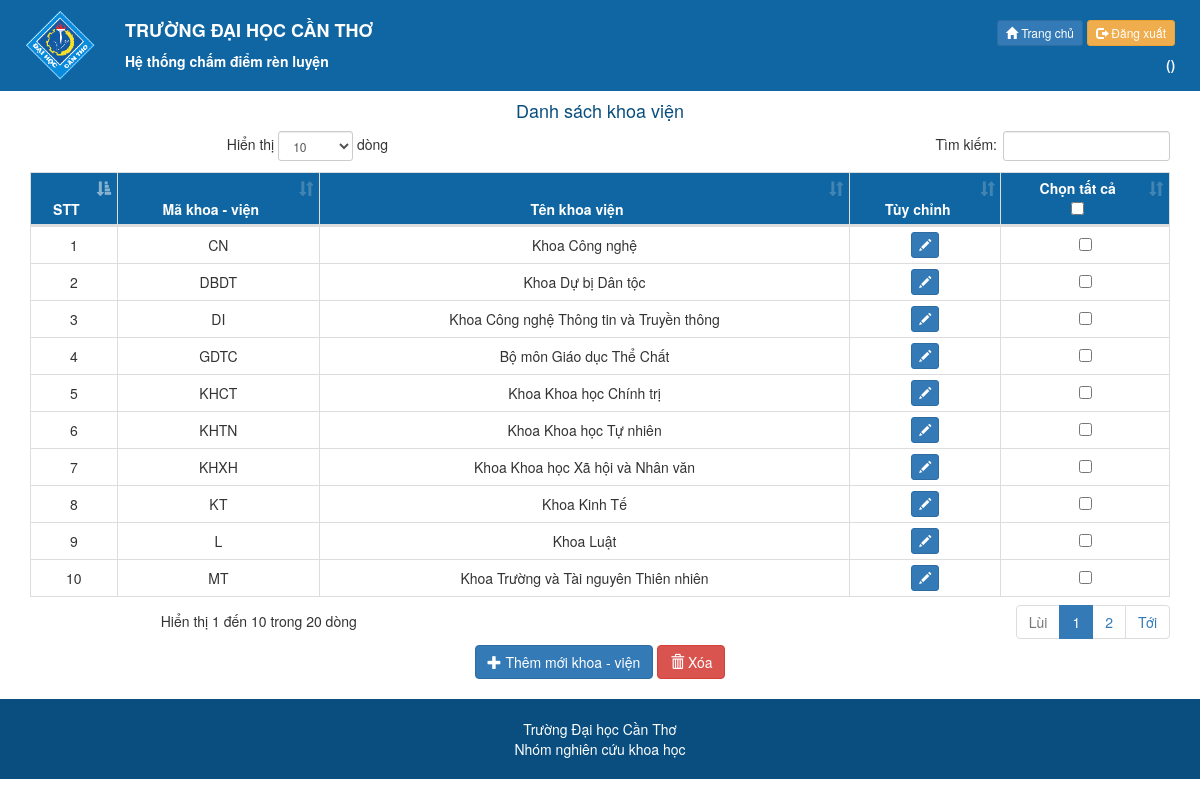
/view/academy.manage.php, run on the app's committed database.
### tables this page shows
CREATE TABLE IF NOT EXISTS `Academy` (
  `idAcademy` VARCHAR(10) NOT NULL,
  `academyName` VARCHAR(256) NULL,
  PRIMARY KEY (`idAcademy`));

### model/AcademyMod.php (called while the page is built, shortened)
<?php
class AcademyMod {
	private $conn;
	function __construct() {
		$this->conn = new ConnectToSQL();
	}
	public function getAcademy() {
		$list = array();
		$sql = "SELECT * FROM Academy";
		$this->conn->Connect();
		$result = $this->conn->conn->query($sql);
		if ($result->num_rows > 0) {
			$k = 0;
			while ($row = $result->fetch_assoc()) {
				$academy = new AcademyObj;
				$academy->setIdAcademy($row["idAcademy"]);
				$academy->setAcademyName($row["academyName"]);
				$list[$k] = $academy;
				$k++;
			}
		} else {
		}
		$this->conn->Stop();
		return $list;
	}
}
?>

### model/ConnectToSQL.php (called while the page is built, shortened)
<?php
Class ConnectToSQL
{
    public function Connect()
    {
        $this->conn = new mysqli('localhost', 'root','', 'managementscore');
    }
}
?>

### model/AcademyObj.php (called while the page is built, shortened)
<?php
class AcademyObj
{
    private $idAcademy;
    private $academyName;
    public function setIdAcademy($idAcademy)
    {
        $this->idAcademy = $idAcademy;
    }
    public function getIdAcademy()
    {
        return $this->idAcademy;
    }
    public function setAcademyName($academyName)
    {
        $this->academyName = $academyName;
    }
    public function getAcademyName()
    {
        return $this->academyName;
    }
}
?>

### controller/academy/academy.table.php (the view, shortened to what this page needs)
<form action="academy.manage.php" method="post" id="manageForm">
<table class="table table-bordered table-condensed" id="table-manage-academy">
    <thead>
    <tr>
        <th>STT</th>
        <th>Mã khoa - viện</th>
        <th>Tên khoa viện</th>
        <th>Tùy chỉnh</th>
        <th>Chọn tất cả <br /><input type="checkbox" onClick="toggle(this)"></th>
    </tr>
    </thead>
    <tbody class="text-center align-self-center">
    <?php
    $arrayAcademy = $academyMod->getAcademy();
    $i=0;
    foreach ($arrayAcademy as $key=>$value){
        echo '<tr>
        <td>'.++$i.'</td>
        <td>
            '.$value->getIdAcademy().'
        </td>
        <td>
            '.$value->getAcademyName().'
        </td>
        <td>
            <a href="?idAcademy='.$value->getIdAcademy().'" class="btn btn-primary btn-sm"><span class="glyphicon glyphicon-pencil"></span></a>
        </td>
        <td><input type="checkbox" name="xoa[]" id="'.$value->getIdAcademy().'" value="'.$value->getIdAcademy().'"/>
         </td>
    </tr>';
    }
    ?>
    </tbody>
</table>
</form>

### controller/header.php (shortened to what this page needs)
<!DOCTYPE html>
<html lang="en">
<head>
    <link rel="stylesheet" href="../public/bootstrap/css/bootstrap.min.css">
    <link rel="stylesheet" type="text/css" href="../public/style/dataTables.bootstrap.min.css">
    <link rel="stylesheet" href="../public/style/style.css">
</head>
<body>
<div class="banner container-fluid">
    <div class="col-sm-2 logo">
        <img src="../public/img/logo.gif" width="70" alt="">
    </div>
    <div class="banner-title col-sm-8">
        <h4><strong>TRƯỜNG ĐẠI HỌC CẦN THƠ</strong></h4>
        <p><strong>Hệ thống chấm điểm rèn luyện</strong></p>
    </div>
    <div class="banner-action col-sm-2 text-right">
        <a href="main.php" class="btn btn-primary btn-sm">
            <span class="glyphicon glyphicon-home"></span> Trang chủ</a>
        <a href="../controller/account/account.logout.php" class="btn btn-warning btn-sm">
            <span class="glyphicon glyphicon-log-out"></span> Đăng xuất</a>
        <p id="accountInfo"><?php echo getLoggedAccountName() . " (" . getLoggedAccountId() . ")"; ?></p>
    </div>
</div>

### view/academy.manage.php (shortened to what this page needs)
<?php
    require_once "../controller/header.php";
    $academyMod = new AcademyMod();
?>
    <div class="container main-academy-container">
        <div class="academy-action-list text-center">
            <h4>Danh sách khoa viện</h4>
            <?php
                require_once "../controller/academy/academy.content.php";
            ?>
        </div>
    </div>
<?php
	require_once "../controller/footer.php";
?>

### controller/academy/academy.content.php (shortened to what this page needs)
<div class="">
    <?php
    require "../controller/academy/academy.table.php";
    ?>
    <form action="" class="form-inline">
        <a class="btn btn-primary col align-self-center " data-toggle="modal" data-target="#addAcademy">
            <span class="glyphicon glyphicon-plus"></span> Thêm mới khoa - viện
        </a>
        <a class="btn btn-danger col align-self-center " data-toggle="modal" data-target="#deleteAcademy">
            <span class="glyphicon glyphicon-trash"></span> Xóa
        </a>
    </form>
</div>

### controller/footer.php (shortened to what this page needs)
<br />
<footer class="footer text-center">
    Trường Đại học Cần Thơ <br> Nhóm nghiên cứu khoa học
</footer>
</body>
</html>

### public/style/style.css (style rules this page uses)
.banner { color: #ffffff; background-color: #1066A2; padding: 10px; }
.banner .logo { width: 100px; }
.banner .banner-title { width: 300px; }
.banner .banner-action { width: 450px; padding-top: 10px; float: right; }
.banner .banner-action .btn-sm { padding: 3px 8px; }
.banner #accountInfo { font-size: 13px; padding: 5px 0 0 0; margin: 5px 0 0 0; font-weight: bold; }
.container { min-height: 400px; }
footer { padding: 20px; background-color: #094E7E; color: #fff; width: 100%; }
.main-academy-container h4 { color: #094E7E; }
.academy-action-list .table, .table-view .table { font-size: 14px !important; }
.academy-action-list .table thead, .table-view .table thead { background-color: #1066A2; color: #ffffff; }
.academy-action-list .table thead th, .table-view .table thead th { text-align: center !important; }
.academy-action-list .table tbody tr td:first-child, .academy-action-list .table tbody tr td:last-child, .table-view .table tbody tr td:first-child, .table-view .table tbody tr td:last-child { text-align: center; }
.academy-action-list .table .btn-sm, .table-view .table .btn-sm { padding: 3px 7px; margin: 0; }
.academy-action-list .table tr td, .table-view .table tr td { vertical-align: middle; }

### data on the page
academy: idAcademy "CN", academyName "Khoa Công nghệ"
academy: idAcademy "DBDT", academyName "Khoa Dự bị Dân tộc"
academy: idAcademy "DI", academyName "Khoa Công nghệ Thông tin và Truyền thông"
academy: idAcademy "GDTC", academyName "Bộ môn Giáo dục Thể Chất"
academy: idAcademy "KHCT", academyName "Khoa Khoa học Chính trị"
academy: idAcademy "KHTN", academyName "Khoa Khoa học Tự nhiên"
academy: idAcademy "KHXH", academyName "Khoa Khoa học Xã hội và Nhân văn"
academy: idAcademy "KT", academyName "Khoa Kinh Tế"
academy: idAcademy "L", academyName "Khoa Luật"
academy: idAcademy "MT", academyName "Khoa Trường và Tài nguyên Thiên nhiên"
